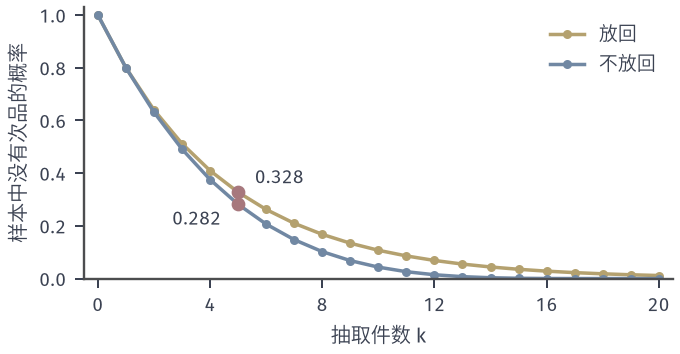

Here is the Python script that generated this plot:
"""Inspection of k items from N = 20 containing D = 4 defectives.
P(no defective) without replacement C(16,k)/C(20,k) versus with replacement 0.8^k."""
from pathlib import Path
import sys
ROOT = next(p for p in Path(__file__).resolve().parents if (p/"build.sh").is_file() and (p/"tex/book.tex").is_file())
sys.path.insert(0, str(ROOT/"figures/00-shared/mathematical-preliminaries-upper/00-shared/comprehension-figures"))
from support import figure, save, BLUE, GREEN, YELLOW, RED, PURPLE, INK, MUTED, GRID, BLUE_FILL, GREEN_FILL, YELLOW_FILL, RED_FILL, PURPLE_FILL
import numpy as np

def tidy(ax):
    for sp in ("left", "bottom"):
        ax.spines[sp].set_linewidth(0.95)

from math import comb
k = np.arange(0, 21)
wo = np.array([comb(16, int(m)) / comb(20, int(m)) for m in k])
wr = 0.8 ** k
fig, ax = figure(width_mm=96, height_mm=50)
ax.plot(k, wr, '-o', color=YELLOW, lw=1.4, ms=2.6, label='放回')
ax.plot(k, wo, '-o', color=BLUE, lw=1.4, ms=2.6, label='不放回')
ax.plot([5, 5], [wo[5], wr[5]], 'o', color=RED, ms=4.5, zorder=4)
ax.text(5.6, wr[5] + 0.02, f'{wr[5]:.3f}', fontsize=7.5, color=INK, va='bottom')
ax.text(4.4, wo[5] - 0.02, f'{wo[5]:.3f}', fontsize=7.5, color=INK, va='top', ha='right')
ax.set_xlim(-0.5, 20.5); ax.set_ylim(0, 1.03)
ax.set_xticks(range(0, 21, 4))
ax.set_xlabel('抽取件数 k'); ax.set_ylabel('样本中没有次品的概率')
ax.legend(loc='upper right', handlelength=1.8)
tidy(ax)
save(fig, Path(__file__).resolve().parent, 'figure', {'N': 20, 'D': 4, 'k5_without': float(wo[5]), 'k5_with': float(wr[5])})
print(wo[5], wr[5], wo[16], wo[17])
